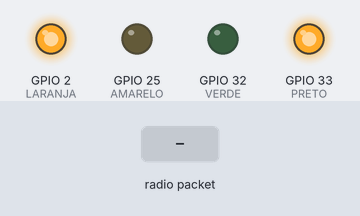
Simulated run of this sketch. Board: ESP32. Parts: output pins drawn as LEDs (lit = HIGH). The inputs (shaded band) are chosen by the test bench. No radio packets arrive unless stated; what the sketch prints to the serial monitor is not drawn.

Above: at 6.2 s.
6.3 s: radio packet "5" arrives
Timing chart, 0 to 9.4 s (numbered marks = the images above; inputs shaded):
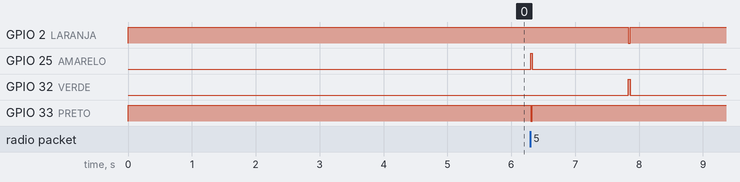

The sketch:

receiverLora.ino
```cpp
#include <SPI.h>
#include <LoRa.h>
#include <Wire.h>
#include <string>

// Pinos de controle da LoRa
#define SCK     5
#define MISO    19 //-
#define MOSI    15 //-
#define SS      23 //-
#define RST     4
#define DI0     27   //-
#define BAND  915E6

// Pinos de controle do motor
#define AMARELO 25
#define PRETO 33
#define VERDE 32
#define LARANJA 2

int packetSize = 0;
String rssi = "RSSI --";
String packSize = "--";
String packet ;

// Funções de acionamento do motor
void direcaoUm() {
  /*
   * Amarelo - H
   * Preto - L
   * Verde - L
   * Laranja - H
   */
  digitalWrite(AMARELO,HIGH);
  digitalWrite(PRETO,LOW);
  digitalWrite(VERDE,LOW);
  digitalWrite(LARANJA,HIGH);
}
void direcaoDois() {
  /*
   * Amarelo - L
   * Preto - H
   * Verde - H
   * Laranja - L
   */
  digitalWrite(AMARELO,LOW);
  digitalWrite(PRETO,HIGH);
  digitalWrite(VERDE,HIGH);
  digitalWrite(LARANJA,LOW);
}

void off() {
   /*
   * Amarelo - L
   * Preto - H
   * Verde - L
   * Laranja - H
   */
   digitalWrite(AMARELO,LOW);
  digitalWrite(PRETO,HIGH);
  digitalWrite(VERDE,LOW);
  digitalWrite(LARANJA,HIGH);
}

// Funcoes ler dados da LoRa
void loraData(){

  Serial.println("Received " + packSize + " bytes");
  Serial.println(packet);
  Serial.println(rssi);

}

void cbk(int packetSize) {

  packet ="";
  packSize = String(packetSize,DEC);

  for (int i = 0; i < packetSize; i++)
    packet += (char) LoRa.read();

  if(packet.toInt() < 4000) {
    Serial.println("Ligando valvula!");
    direcaoUm();
    delay(30);
    off();
    delay(1500);
    direcaoDois();
    delay(30);
    off();
    delay(5000);
  }

  else
    off();

  rssi = "RSSI " + String(LoRa.packetRssi(), DEC);
  loraData();

}

void setup() {
  pinMode(AMARELO,OUTPUT);
  pinMode(PRETO,OUTPUT);
  pinMode(VERDE,OUTPUT);
  pinMode(LARANJA,OUTPUT);
  off(); //Motor inicia desligado

  Serial.begin(115200);
  while (!Serial);
  Serial.println();
  Serial.println("LoRa Receiver Callback");
  SPI.begin(SCK,MISO,MOSI,SS);
  LoRa.setPins(SS,RST,DI0);
  delay(5000);
  if (!LoRa.begin(915E6)) {
    Serial.println("Starting LoRa failed!");
    while (1);
  }
  //LoRa.onReceive(cbk);
  LoRa.receive();
  Serial.println("init ok");

}

void loop() {

  packetSize = LoRa.parsePacket();

  if (packetSize)
    cbk(packetSize);


}
```

Measured:
- after the input at 6.3 s, GPIO 2 (LARANJA): HIGH → LOW after 1.5 s, → HIGH 0.03 s later; GPIO 25 (AMARELO): LOW → HIGH at once, → LOW 0.03 s later; GPIO 32 (VERDE): LOW → HIGH after 1.5 s, → LOW 0.03 s later; GPIO 33 (PRETO): HIGH → LOW at once, → HIGH 0.03 s later
